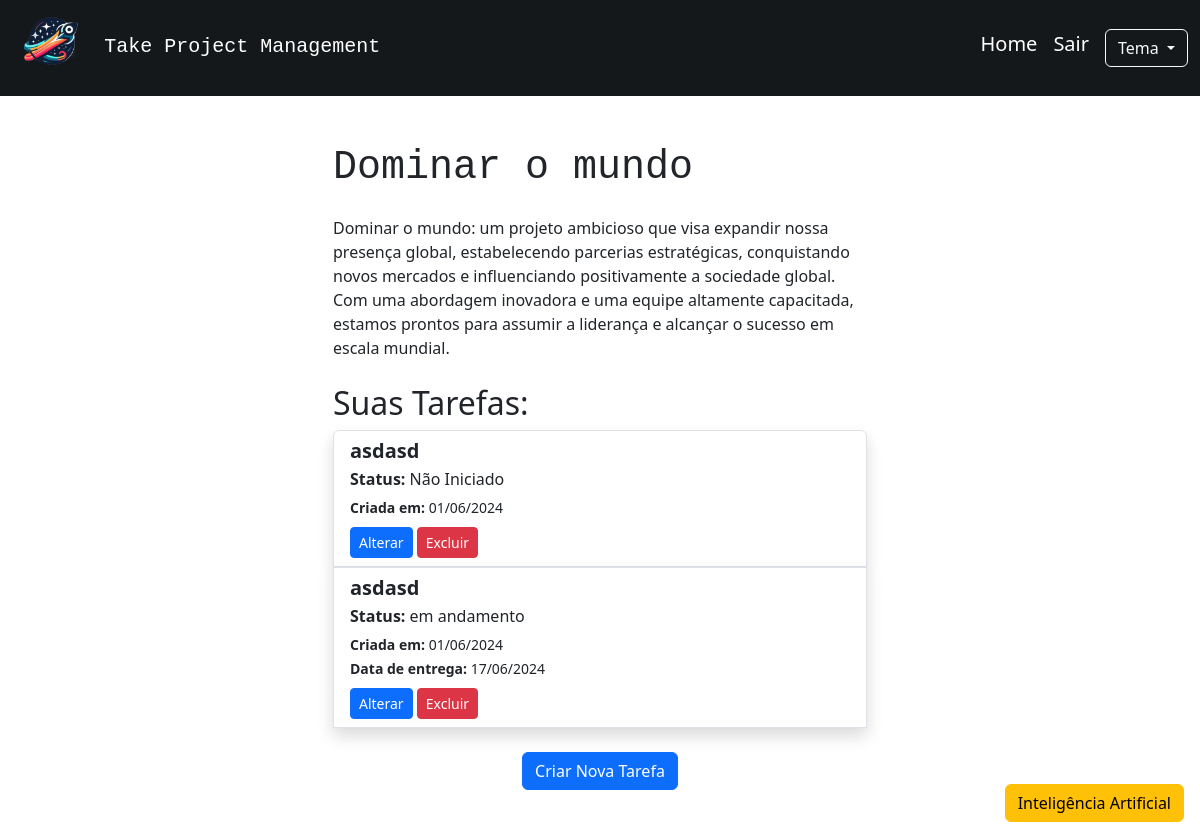
/projeto/1 (signed in), run on the app's committed database.
### app.py (models this page shows, shortened)
class Projeto(db.Model):
    __tablename__ = 'projeto'
    id = db.Column(db.Integer, primary_key=True)
    nome_projeto = db.Column(db.String(80), nullable=False)
    descricao_projeto = db.Column(db.String())
    usuario_id = db.Column(db.Integer, db.ForeignKey('usuario.id'), nullable=False)
    usuario = db.relationship('Usuario', backref=db.backref('projetos', lazy=True))
    tarefas = db.relationship('Tarefa', backref='projeto_rel', cascade="all, delete-orphan", lazy=True)

class Tarefa(db.Model):
    __tablename__ = 'tarefa'
    id = db.Column(db.Integer, primary_key=True)
    nome_tarefa = db.Column(db.String(80), nullable=False)
    status = db.Column(db.String(30), nullable=False, default='incompleta')
    data_criacao = db.Column(db.DateTime, nullable=False, default=lambda: datetime.now())
    data_entrega = db.Column(db.DateTime)
    projeto_id = db.Column(db.Integer, db.ForeignKey('projeto.id'), nullable=False)
    projeto = db.relationship('Projeto', backref=db.backref('projeto_rel', lazy=True))

### app.py (the view)
@app.route('/projeto/<int:projeto_id>', methods=['GET'])
def projeto_especifico(projeto_id):
    if not ('usuario_id' in session):
        flash('Você precisa estar logado para acessar esta página', 'warning')
        return redirect(url_for('index'))
    if not VerificarPermissoes.verificar_permissao_projeto(projeto_id):
        return redirect(url_for('index'))
    projeto = Projeto.query.get(projeto_id)
    if not projeto:
        flash('O projeto especificado não foi encontrado', 'danger')
        return redirect(url_for('index'))
    return render_template('projeto_especifico.html', projeto=projeto)

### app.py (called while the page is built)
    @staticmethod
    def verificar_permissao_projeto(projeto_id):
        projeto = Projeto.query.filter_by(id=projeto_id, usuario_id=session['usuario_id']).first()
        if not projeto:
            flash('Você não tem permissão para acessar este projeto.', 'danger')
            return False
        return True

### templates/projeto_especifico.html (shortened to what this page needs)
{% extends 'base.html' %}
{% block content %}
<div class="container">
    <div class="row justify-content-center">
        <div class="col-md-6">
            <h1 class="mb-4 font-monospace">{{ projeto.nome_projeto }}</h1>
            <p class="card-text ">{% if projeto.descricao_projeto %} {{ projeto.descricao_projeto }} {% endif %}</p>
            <h2 class="mt-4">Suas Tarefas:</h2>
            <div class="list-group">
                {% for tarefa in projeto.tarefas %}
                    <div class="list-group-item shadow">
                        <h5 class="mb-1"><b>{{ tarefa.nome_tarefa }}</b></h5>
                        <p class="mb-1 mt-1"><b>Status:</b> {{ tarefa.status }}</p>
                        <small><b>Criada em: </b>{{ tarefa.data_criacao.strftime('%d/%m/%Y') }}</small> <br>
                        {% if tarefa.data_entrega %}
                            <small> <b>Data de entrega: </b>{{ tarefa.data_entrega.strftime('%d/%m/%Y') }}</small>
                        {% endif %}
                        <div class="mt-2">
                            <button class="btn btn-sm btn-primary" data-bs-toggle="modal" data-bs-target="#modalAlterarTarefa{{ tarefa.id }}">Alterar</button>
                            <form action="{{ url_for('excluir_tarefa', tarefa_id=tarefa.id) }}" method="POST" style="display:inline;">
                                <button type="submit" class="btn btn-sm btn-danger">Excluir</button>
                            </form>
                        </div>
                    </div>
                {% endfor %}
            </div>
            <div class="text-center mt-4">
                <button type="button" class="btn btn-primary" data-bs-toggle="modal" data-bs-target="#modalCriarTarefa">
                    Criar Nova Tarefa
                </button>
            </div>
        </div>
    </div>
</div>
<div class="position-fixed bottom-0 end-0 m-3">
    <button type="button" class="btn btn-warning" data-bs-toggle="modal" data-bs-target="#modalAcoesIA">
        Inteligência Artificial
    </button>
</div>
{% endblock %}

### data on the page
Projeto: nome_projeto "Dominar o mundo", descricao_projeto "Dominar o mundo: um projeto ambicioso que visa expandir nossa presença global, estabelecendo parcerias estratégicas, conquistando novos mercados e influenciando positivamente a sociedade global. Com uma abordagem inovadora e uma equipe altamente capacitada, estamos prontos para assumir a liderança e alcançar o sucesso em escala mundial."
Tarefa: nome_tarefa "asdasd", status "Não Iniciado", data_criacao "01/06/2024"
Tarefa: nome_tarefa "asdasd", status "em andamento", data_criacao "01/06/2024", data_entrega "17/06/2024"
